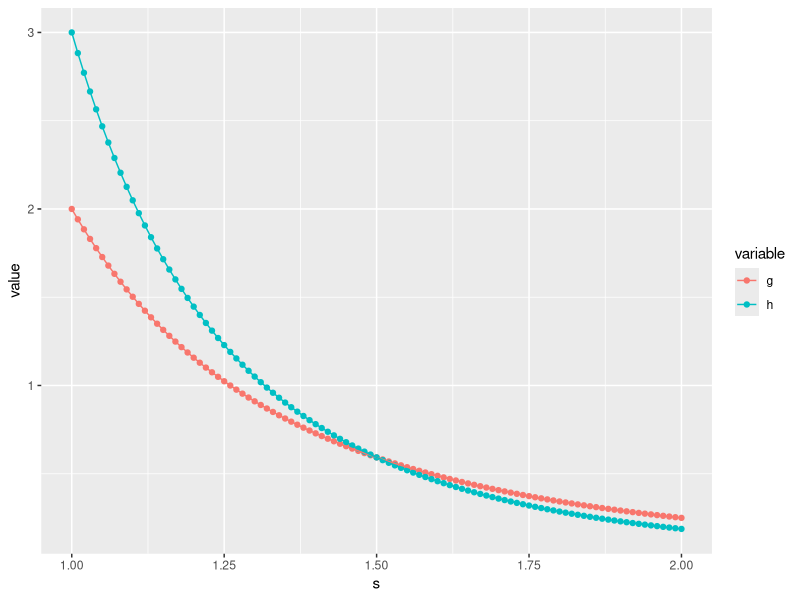

This figure's R source:
## ---- chunk 1
require(reshape)
require(ggplot2)
#Define Functions

gx<-function(x){
  2/(x^3)
}

hy<-function(y){
  3/y^4
}

#plot functions
s<-seq(1,2,0.01)

r<-data.frame(s,g=gx(s),h=hy(s))
r<-melt(r,id.var="s")

ggplot(r,aes(x=s,y=value,col=variable)) + geom_point() + geom_line()
